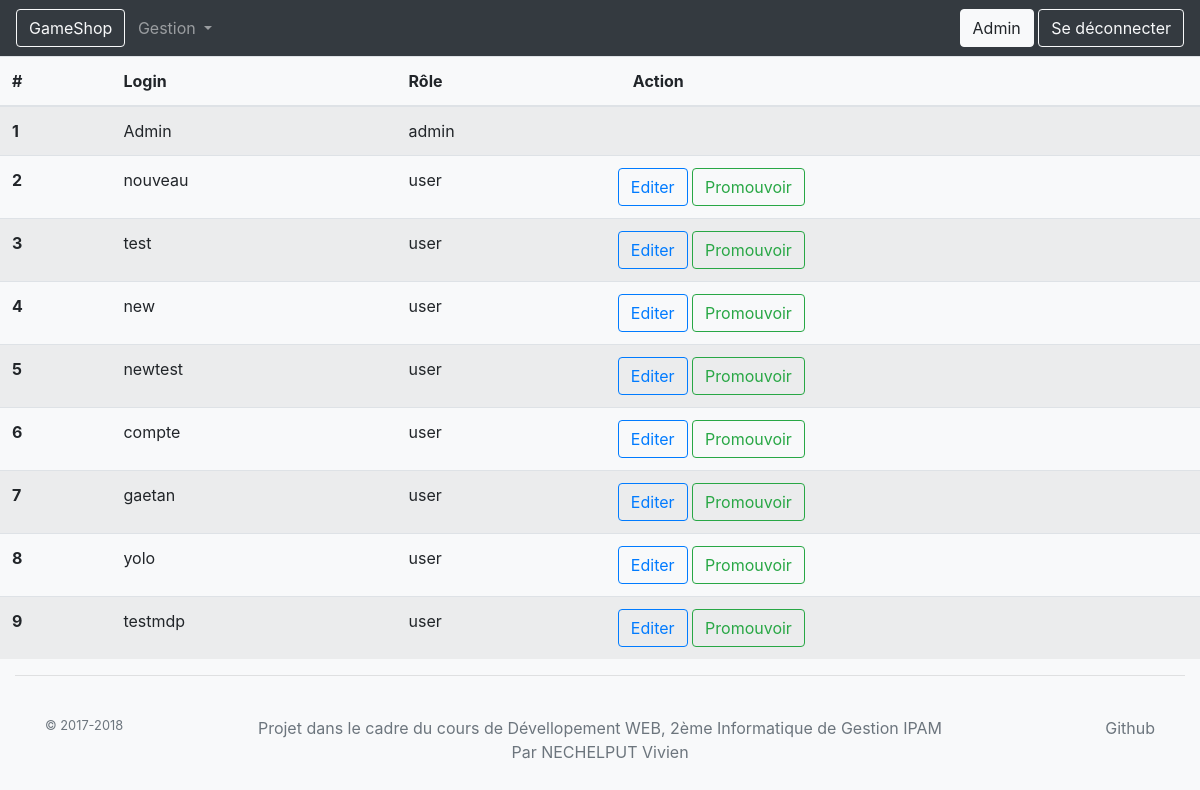
Screenshot of /users (signed in) with the database file from the repository.
### tables this page shows
CREATE TABLE `user` (
  `id` int(11) NOT NULL,
  `login` varchar(255) NOT NULL,
  `password` varchar(255) NOT NULL,
  `role_id` int(11) NOT NULL DEFAULT '2'
);

CREATE TABLE `role` (
  `id` int(11) NOT NULL,
  `name` varchar(255) NOT NULL
);

### controllers/users.php (called while the page is built, shortened)
<?php
require_once ('models/user.php');
$users = getUsers();
include 'views/users.php';
?>

### models/user.php (called while the page is built, shortened)
<?php
function getUsers() {
    $db = getDb();
    $response = $db->query('SELECT r.name, u.* FROM `user` AS u JOIN role AS r ON role_id = r.id; ');
    $datas = $response->fetchAll();
    return $datas;
}
?>

### views/users.php (the view, shortened to what this page needs)
<table class="table table-hover table-striped">
    <thead>
        <tr>
            <th scope="col">#</th>
            <th scope="col">Login</th>
            <th scope="col">Rôle</th>
            <th scope="col">Action</th>
        </tr>
    </thead>
    <tbody>
        <?php foreach($users as $user):?>
        <tr>
            <th scope="row"><?=$user['id']?></th>
            <td><?=$user['login']?></td>
            <td><?=$user['name']?></td>
            <td>
                <div class="row">
                  <?php if($_SESSION['login'] != $user['login']):?>
                    <form action="user">
                        <button class="btn btn-outline-primary" type="submit">Editer</button>
                    </form>
                    <form method="get" action="promote">
                        <?php
                        if($user['role_id']==2){
                          echo '<button class="btn btn-outline-success" type="submit">Promouvoir</button>';
                        }
                        else{
                          echo '<button class="btn btn-outline-warning" type="submit">Rétrograder</button>';
                        }
                        ?>
                    </form>
                    <?php endif ?>
                </div>
            </td>
        </tr>
        <?php endforeach ?>
    </tbody>
</table>
<?php
include 'includes/layout.php';
?>

### rows the page displays
user: id "1", login "Admin", role.name "admin"
user: id "2", login "nouveau", role.name "user", shows "Promouvoir"
user: id "3", login "test", role.name "user", shows "Promouvoir"
user: id "4", login "new", role.name "user", shows "Promouvoir"
user: id "5", login "newtest", role.name "user", shows "Promouvoir"
user: id "6", login "compte", role.name "user", shows "Promouvoir"
user: id "7", login "gaetan", role.name "user", shows "Promouvoir"
user: id "8", login "yolo", role.name "user", shows "Promouvoir"
user: id "9", login "testmdp", role.name "user", shows "Promouvoir"

### other values shown
$_SESSION['login'] "Admin"
